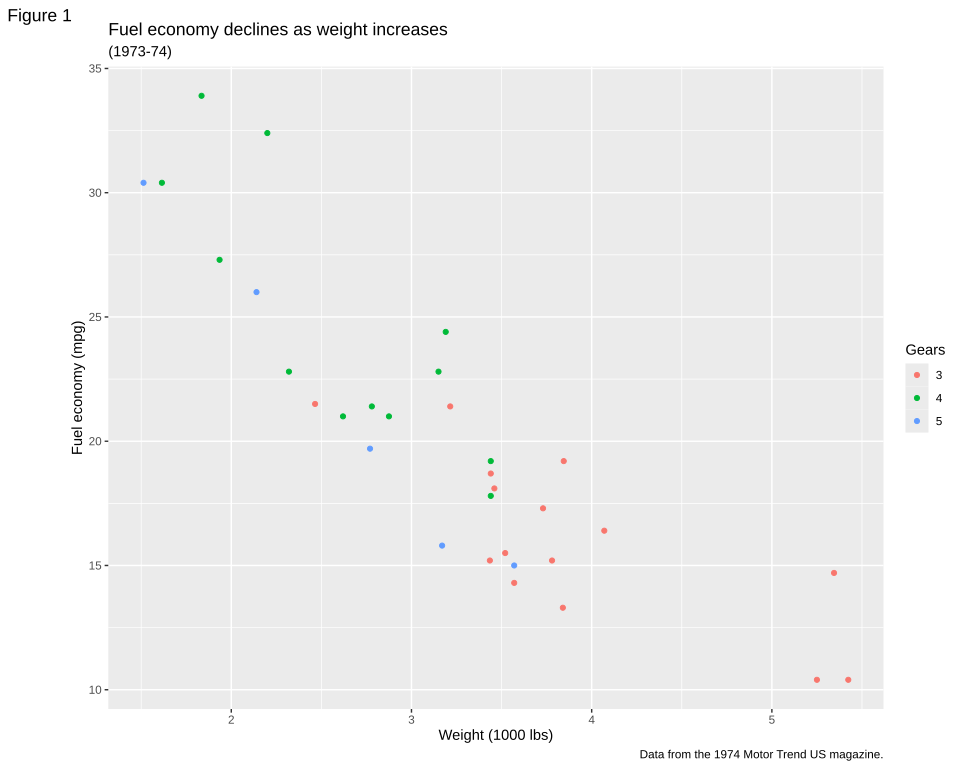

Write the R code that produced this figure.
# The plot test/golden/labs.svg draws, drawn by ggplot2 itself, as ggplot2's own visual tests draw
# their snapshots: the independent check on that golden whenever it changes. The suite never runs
# this; it needs R, ggplot2 and vdiffr, saved as the Docker image giggly-r:ggplot2-4.0.3. From the
# repository's root:
#
#   docker run --rm -v "$PWD/test/golden":/golden:ro giggly-r:ggplot2-4.0.3 \
#     Rscript /golden/labs.R > labs.ggplot2.svg
#
# and compare the two drawings element by element, as test/golden/point.R describes.
#
# ggplot2's ggtheme reference page's "The default theme" example: mtcars' fuel economy against
# weight, coloured by gears, with every label labs() sets: a title, subtitle, caption and tag, both
# axes' titles and the legend's. Giggly's gears are text, as its mtcars keeps them numbers and an
# expression in a mapping (`factor(gear)`) is not in Giggly yet. First checked with ggplot2 4.0.3
# and vdiffr 1.0.9: every element and clip path matches but svglite's around the whole drawing,
# and the one departure is test/golden/point.R's, the x axis drawn before the y.

library(ggplot2)

mtcars2 <- within(mtcars, {
  vs <- factor(vs, labels = c("V-shaped", "Straight"))
  am <- factor(am, labels = c("Automatic", "Manual"))
  cyl  <- factor(cyl)
  gear <- factor(gear)
})

plot <- ggplot(mtcars2) +
  geom_point(aes(x = wt, y = mpg, colour = gear)) +
  labs(
    title = "Fuel economy declines as weight increases",
    subtitle = "(1973-74)",
    caption = "Data from the 1974 Motor Trend US magazine.",
    tag = "Figure 1",
    x = "Weight (1000 lbs)",
    y = "Fuel economy (mpg)",
    colour = "Gears"
  ) +
  theme_gray()

file <- tempfile(fileext = ".svg")
vdiffr::write_svg(plot, file)
cat(readLines(file), sep = "\n")
